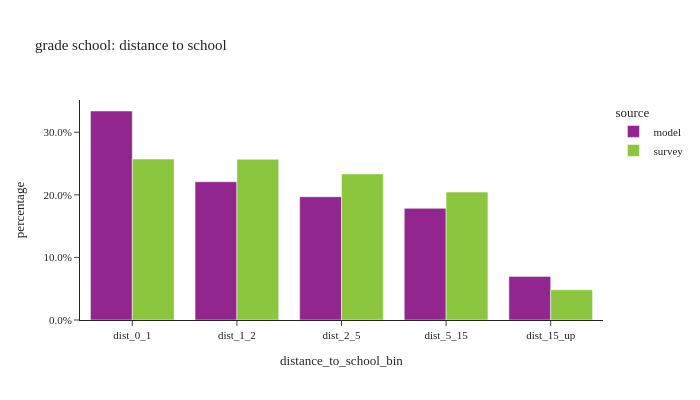

Write notebook code for a chart like this one.
### Code cell
# distance to school: grade school

util.plot_share_barchart(per_data.loc[(per_data['pstudent']==1) & (per_data['age']<=14)], 'person_weight', 'distance_to_school_bin', title="grade school: distance to school")

### Figure 1 — Plotly figure (JSON) as saved in the notebook; plotly's stock layout.template omitted (floating-point values rounded to 4 significant figures)
{"data": [{"alignmentgroup": "True", "customdata": [[250407], [165678], [147687], [133750], [52252]], "hovertemplate": "source=model<br>distance_to_school_bin=%{x}<br>percentage=%{y}<br>sample_size=%{customdata[0]}<extra></extra>", "legendgroup": "model", "marker": {"color": "#91268F", "pattern": {"shape": ""}}, "name": "model", "offsetgroup": "model", "orientation": "v", "showlegend": true, "textposition": "auto", "type": "bar", "x": ["dist_0_1", "dist_1_2", "dist_2_5", "dist_5_15", "dist_15_up"], "xaxis": "x", "y": [0.334, 0.221, 0.197, 0.1784, 0.06969], "yaxis": "y"}, {"alignmentgroup": "True", "customdata": [[167], [159], [182], [88], [22]], "hovertemplate": "source=survey<br>distance_to_school_bin=%{x}<br>percentage=%{y}<br>sample_size=%{customdata[0]}<extra></extra>", "legendgroup": "survey", "marker": {"color": "#8CC63E", "pattern": {"shape": ""}}, "name": "survey", "offsetgroup": "survey", "orientation": "v", "showlegend": true, "textposition": "auto", "type": "bar", "x": ["dist_0_1", "dist_1_2", "dist_2_5", "dist_5_15", "dist_15_up"], "xaxis": "x", "y": [0.2571, 0.2569, 0.2334, 0.2043, 0.04825], "yaxis": "y"}], "layout": {"barmode": "group", "height": 400, "legend": {"title": {"text": "source"}, "tracegroupgap": 0}, "title": {"text": "grade school: distance to school"}, "width": 700, "xaxis": {"anchor": "y", "domain": [0.0, 1.0], "title": {"text": "distance_to_school_bin"}}, "yaxis": {"anchor": "x", "domain": [0.0, 1.0], "tickformat": ".1%", "title": {"text": "percentage"}}}}
